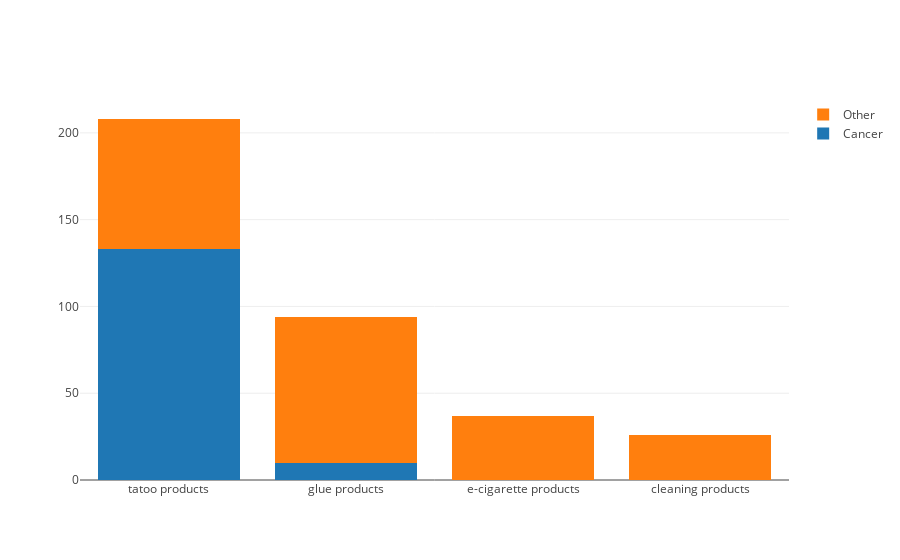

The notebook cell saved with this chart:
### Markdown cell above
### Which of the products are related to cancer risk: tatoo, glue, cleaning products or electronic cigarettes

### Code cell
tatoo_products = df.loc[df['Product'].str.contains('tattoo', na=False),"Cancer"]
glue_products = df.loc[df['Product'].str.contains('glue', na=False),"Cancer"]
e_cigarettes = df.loc[df['Product'].str.contains('e-cigarettes|electronic\scigarettes|electronic\scigarette', na=False),"Cancer"]
cleaning_products = df.loc[df['Product'].str.contains('cleaner|cleaning', na=False),"Cancer"]

tatoo_products_counts = tatoo_products.value_counts()
glue_products_counts = glue_products.value_counts()
ecig_products_counts = e_cigarettes.value_counts()
cleaning_products_counts = cleaning_products.value_counts()

# values were not found
ecig_products_counts[1] = 0
cleaning_products_counts[1] = 0

trace1 = go.Bar(
    x=['tatoo products', 'glue products', 'e-cigarette products', 'cleaning products'],
    y=[tatoo_products_counts[1], glue_products_counts[1], ecig_products_counts[1], cleaning_products_counts[1]],
    name='Cancer'
)
trace2 = go.Bar(
    x=['tatoo products', 'glue products', 'e-cigarette products', 'cleaning products'],
    y=[tatoo_products_counts[0], glue_products_counts[0], ecig_products_counts[0], cleaning_products_counts[0]],
    name='Other Risk'
)

data = [trace1, trace2]
layout = go.Layout(
    barmode='stack'
)

fig = go.Figure(data=data, layout=layout)
py.iplot(fig, filename='stacked-bar')

### Figure 1 — Plotly figure (JSON) as saved in the notebook; plotly's stock layout.template omitted (floating-point values rounded to 4 significant figures)
{"data": [{"name": "Cancer", "type": "bar", "uid": "2cc499ee-9d77-11e8-8888-704d7b2ccef5", "x": ["tatoo products", "glue products", "e-cigarette products", "cleaning products"], "y": [133, 10, 0, 0]}, {"name": "Other", "type": "bar", "uid": "2cc499ef-9d77-11e8-a941-704d7b2ccef5", "x": ["tatoo products", "glue products", "e-cigarette products", "cleaning products"], "y": [75, 84, 37, 26]}], "layout": {"barmode": "stack"}}
